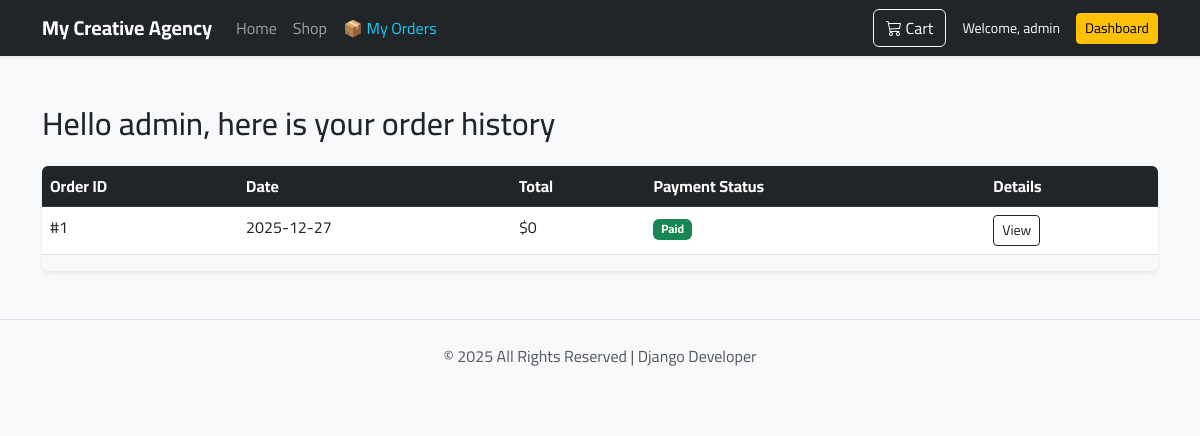
The app's page /shop/dashboard/ (signed in) with its own data.
### shop/models.py (models this page shows, shortened)
class Order(models.Model):
    MALAYSIA_STATES = (
        ('Johor', 'Johor'),
        ('Kedah', 'Kedah'),
        ('Kelantan', 'Kelantan'),
        ('Melaka', 'Melaka'),
        ('Negeri Sembilan', 'Negeri Sembilan'),
        ('Pahang', 'Pahang'),
        ('Perak', 'Perak'),
        ('Perlis', 'Perlis'),
        ('Pulau Pinang', 'Pulau Pinang'),
        ('Sabah', 'Sabah'),
        ('Sarawak', 'Sarawak'),
        ('Selangor', 'Selangor'),
        ('Terengganu', 'Terengganu'),
        ('Kuala Lumpur', 'W.P. Kuala Lumpur'),
        ('Labuan', 'W.P. Labuan'),
        ('Putrajaya', 'W.P. Putrajaya'),
    )
    PAYMENT_METHODS = (
        ('card', 'Credit / Debit Card'),
        ('fpx', 'Online Banking (FPX)'),
        ('ewallet', 'E-Wallet (TNG, GrabPay, Boost)'),
        ('cod', 'Cash on Delivery (COD)'), # Pay on receipt
    )
    STATUS_CHOICES = (
        ('pending', 'Pending'),
        ('processing', 'Processing'),
        ('shipped', 'Shipped'),
        ('delivered', 'Delivered'), # Successfully received
        ('cancelled', 'Cancelled'),
    )
    user = models.ForeignKey(settings.AUTH_USER_MODEL, on_delete=models.SET_NULL, related_name='orders', null=True, blank=True)
    first_name = models.CharField(max_length=50)
    last_name = models.CharField(max_length=50)
    email = models.EmailField()
    phone = models.CharField(max_length=20)
    address = models.CharField(max_length=250)
    postcode = models.CharField(max_length=10) # Postcode
    city = models.CharField(max_length=100)
    state = models.CharField(max_length=50, choices=MALAYSIA_STATES, default='Selangor')
    created = models.DateTimeField(auto_now_add=True)
    updated = models.DateTimeField(auto_now=True)
    delivered_at = models.DateTimeField(null=True, blank=True) # Actual delivery date
    paid = models.BooleanField(default=False)
    status = models.CharField(max_length=20, choices=STATUS_CHOICES, default='pending')
    payment_method = models.CharField(max_length=10, choices=PAYMENT_METHODS, default='fpx')
    transaction_id = models.CharField(max_length=250, blank=True, null=True)
    class Meta:
        ordering = ['-created']
    def get_total_cost(self):
        return sum(item.get_cost() for item in self.items.all())

### shop/views.py (the view)
# urls.py: path('dashboard/', views.customer_dashboard, name='customer_dashboard'),
@login_required
def customer_dashboard(request):
    orders = Order.objects.filter(user=request.user)
    return render(request, 'shop/dashboard.html', {'orders': orders})

### shop/context_processors.py (called while the page is built)
def cart(request):
    return {'cart': Cart(request)}

### shop/templates/shop/dashboard.html
{% extends "portfolio/home.html" %} {% block content %}
<div class="container my-5" dir="ltr">
    <h2 class="mb-4">Hello {{ user.username }}, here is your order history</h2>
    <div class="table-responsive shadow-sm rounded">
        <table class="table table-hover bg-white">
            <thead class="table-dark">
                <tr>
                    <th>Order ID</th>
                    <th>Date</th>
                    <th>Total</th>
                    <th>Payment Status</th>
                    <th>Details</th>
                </tr>
            </thead>
            <tbody>
                {% for order in orders %}
                <tr>
                    <td>#{{ order.id }}</td>
                    <td>{{ order.created|date:"Y-m-d" }}</td>
                    <td>${{ order.get_total_cost }}</td>
                    <td>
                        {% if order.paid %}
                        <span class="badge bg-success">Paid</span> {% else %}
                        <span class="badge bg-warning text-dark">Pending</span> {% endif %}
                    </td>
                    <td>
                        <button class="btn btn-sm btn-outline-dark">View</button>
                    </td>
                </tr>
                {% empty %}
                <tr>
                    <td colspan="5" class="text-center py-4 text-muted">You haven't placed any orders yet.</td>
                </tr>
                {% endfor %}
            </tbody>
        </table>
    </div>
</div>
{% endblock %}

### portfolio/templates/portfolio/home.html (shortened to what this page needs)
<!DOCTYPE html>
<html lang="en" dir="ltr">
<head>
    <link href="https://cdn.jsdelivr.net/npm/bootstrap@5.3.0/dist/css/bootstrap.min.css" rel="stylesheet">
    <link rel="stylesheet" href="https://cdn.jsdelivr.net/npm/bootstrap-icons@1.11.1/font/bootstrap-icons.css">
</head>
<body>
    <nav class="navbar navbar-expand-lg navbar-dark bg-dark sticky-top shadow-sm">
        <div class="container">
            <a class="navbar-brand fw-bold" href="{% url 'home' %}">My Creative Agency</a>
            <div class="collapse navbar-collapse" id="navbarNav">
                <ul class="navbar-nav me-auto mb-2 mb-lg-0">
                    <li class="nav-item">
                        <a class="nav-link" href="{% url 'home' %}">Home</a>
                    </li>
                    <li class="nav-item">
                        <a class="nav-link" href="{% url 'shop:product_list' %}">Shop</a>
                    </li>
                    {% if user.is_authenticated %}
                    <li class="nav-item">
                        <a class="nav-link text-info" href="{% url 'shop:customer_dashboard' %}">📦 My Orders</a>
                    </li>
                    {% endif %}
                </ul>
                <div class="d-flex align-items-center">
                    <a href="{% url 'shop:cart_detail' %}" class="btn btn-outline-light position-relative me-3">
                        <i class="bi bi-cart3"></i> Cart
                    </a>
                    {% if user.is_authenticated %}
                    <span class="text-light me-3 small d-none d-md-inline">Welcome, {{ user.username }}</span>
                    <a href="{% url 'admin:index' %}" class="btn btn-sm btn-warning">Dashboard</a> {% else %}
                    <a href="{% url 'login' %}" class="btn btn-sm btn-primary">Login</a> {% endif %}
                </div>
            </div>
        </div>
    </nav>
    {% block content %}{% endblock %}
    <footer class="text-center py-4 text-muted border-top mt-auto">
        <p>© 2025 All Rights Reserved | Django Developer</p>
    </footer>
</body>
</html>

### portfolio/templates/portfolio/home.html (style rules this page uses)
body { font-family: 'Cairo', sans-serif; background-color: #f8f9fa; }
body { padding-top: 0px; }

### records on screen
Order: id "1", created "2025-12-27", get_total_cost "0", paid "Paid"

### other values on screen
{{ user.username }} "admin"
